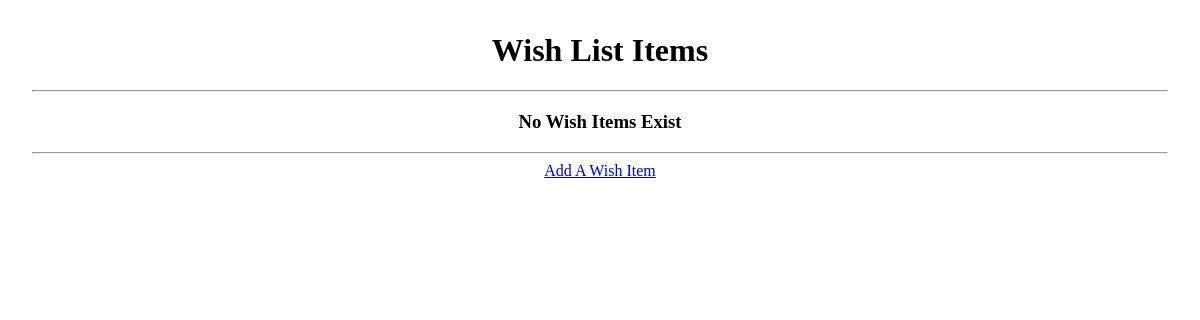
Before: / with the older database file.
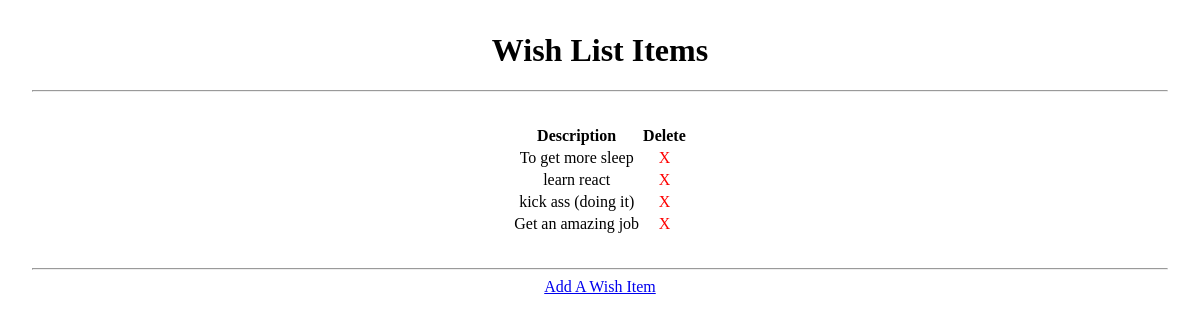
After: the same page with the newer database file.
### main_app/models.py (models this page shows, shortened)
class Item(models.Model):
  description = models.TextField(max_length=100)

### main_app/views.py (the view)
# urls.py: path('', views.home, name='home'),
def home(request):
    items = Item.objects.all()
    count = items.count()
    return render(request, 'home.html', {'item_list': items, 'count': count})

### main_app/templates/home.html (shortened to what this page needs)
{% load static %}
<!DOCTYPE html>
<html lang="en">
<head>
    <link rel="stylesheet" type="text/css" href="{% static 'css/style.css' %}">
    <link rel="stylesheet" href="https://unpkg.com/purecss@1.0.0/build/pure-min.css">
</head>
<body>
  <h1>Wish List Items</h1>
  <hr>
    {% if count > 0 %}
    <table class="pure-table-striped pure-table">
            <thead>
                <tr>
                    <th>Description</th>
                    <th>Delete</th>
                </tr>
            </thead>
            <tbody>
                {% for item in item_list %}
                <tr>
                    <td>{{ item.description }}</td>
                    <td><a href="{% url 'delete_item' item.id %}">X</a></td>
                </tr>
                {% endfor %}
            </tbody>
        </table>
    {% else %}
    <h3>No Wish Items Exist</h3>
    {% endif %}
    <hr>
    <a href="{% url 'add_item' %}" class="pure-button">Add A Wish Item</a>
</body>
</html>

### main_app/static/css/style.css (style rules this page uses)
body { text-align: center; margin: 2rem; }
table { margin: 2rem auto; }
table a { color: red; text-decoration: none; }

Changed rows visible on the page:
added Item: description "To get more sleep"
added Item: description "learn react"
added Item: description "kick ass (doing it)"
added Item: description "Get an amazing job"
Other visible differences:
text no longer shown: "No Wish Items Exist"
text now shown: "Description Delete"
